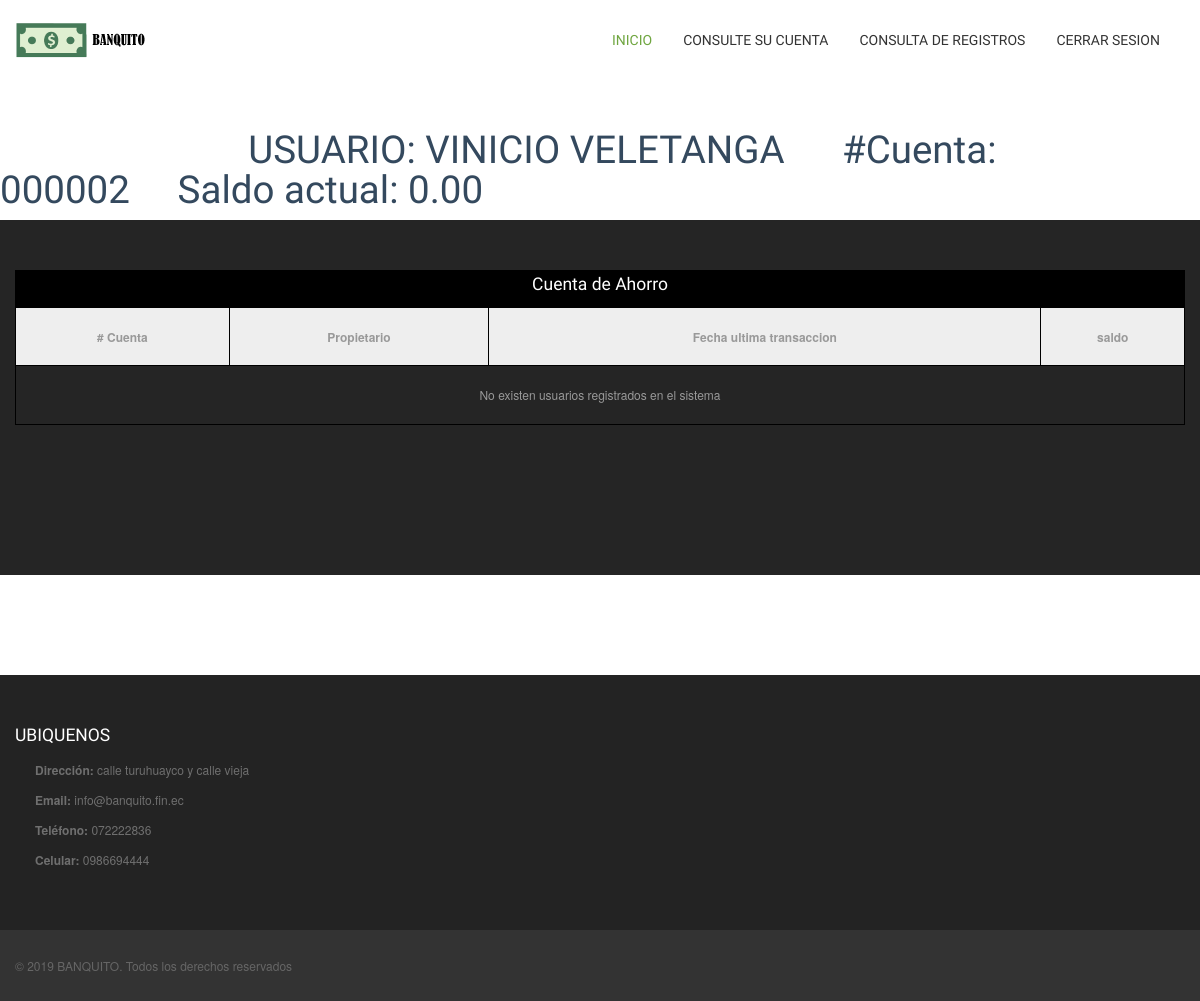
The app's page /admin/vista/user/index.php (signed in) with its own data.
### tables this page shows
CREATE TABLE `bv_persona` (
  `per_id` int(11) NOT NULL,
  `per_cedula` varchar(10) NOT NULL,
  `per_nombre` varchar(200) NOT NULL,
  `per_apellido` varchar(200) NOT NULL,
  `per_direccion` varchar(200) NOT NULL,
  `per_telefono` varchar(10) NOT NULL,
  `per_fecha_nac` date NOT NULL,
  `per_correo` varchar(100) NOT NULL,
  `per_estado_civil` varchar(100) NOT NULL,
  `per_sexo` varchar(50) NOT NULL,
  `per_rol` varchar(50) NOT NULL,
  `per_password` varchar(100) NOT NULL COMMENT ' 	'
);

CREATE TABLE `bv_cuenta` (
  `cue_ncuenta` int(7) NOT NULL,
  `cue_saldo` double(11,2) NOT NULL,
  `cue_fecha_registro` timestamp NOT NULL DEFAULT current_timestamp() ON UPDATE current_timestamp(),
  `cli_id` int(11) NOT NULL
);

### admin/vista/user/index.php (the view, shortened to what this page needs)
<?php
$codigoui = $_SESSION['cod'];
$usurol = $_SESSION['rol'];
if ($usurol == 'usuario') {
?>
    <!DOCTYPE html>
    <html class="no-js">
    <?php
    include '../../../config/conexionBD.php';
    $sqlu = "SELECT * FROM bv_persona WHERE per_id='$codigoui';";
    $resultu = $conn->query($sqlu);
    $row = $resultu->fetch_assoc();
    $nombres = $row["per_nombre"];
    $apellidos = $row["per_apellido"];
    ?>
    <head>
        <link rel="stylesheet" href="../../../css/bootstrap.min.css">
        <link rel="stylesheet" href="../../../css/bootstrap-responsive.min.css">
        <link rel="stylesheet" href="../../../css/font-awesome.min.css">
        <link rel="stylesheet" href="../../../css/main.css">
        <link rel="stylesheet" href="../../../css/sl-slide.css">
        <link rel="stylesheet" href="../../../css/img-efect.css">
        <link rel="stylesheet" href="../../../css/accordion.css">
        <link rel="stylesheet" href="../../../css/social.css">
        <link rel="stylesheet" href="../../../css/social.css">
    </head>
    <body oncontextmenu="return false" style="background-color: #fff">
        <header class="navbar navbar-fixed-top">
            <div class="navbar-inner">
                <div class="container">
                    <a id="logo" class="pull-left" href="index.html"></a>
                    <div class="nav-collapse collapse pull-right">
                        <ul class="nav">
                        <li class="active"><a href="index.php">Inicio</a></li>
                        <li><a href="estadocuenta.php">Consulte su Cuenta</a></li>
                        <li><a href="registrosaccesos.php">Consulta de registros</a></li>
                        <li><a href="../../../config/cerrarSesion.php">Cerrar Sesion</a></li>
                        </ul>
                    </div>
                </div>
            </div>
        </header>
        <br>
        <br>
        <?php
    include '../../../config/conexionBD.php';
    $sql0 = "SELECT * FROM bv_cliente WHERE cli_persona='$codigoui';";
    $result1 = $conn->query($sql0);
    $row = $result1->fetch_assoc();
    $id = $row["cli_id"];
    $sql6 = "SELECT * FROM bv_cuenta WHERE cli_id='$id';";
    $result2 = $conn->query($sql6);
    $row = $result2->fetch_assoc();
    $cuenta = str_pad($row["cue_ncuenta"], 6, 0, STR_PAD_LEFT);
    $saldo = $row["cue_saldo"];
    echo "<h1> &nbsp;&nbsp;&nbsp;&nbsp;&nbsp;&nbsp;&nbsp;&nbsp;&nbsp;&nbsp;&nbsp;&nbsp;&nbsp;&nbsp;&nbsp;&nbsp;&nbsp;&nbsp;&nbsp;&nbsp;&nbsp;&nbsp;&nbsp;&nbsp;&nbsp;&nbsp;USUARIO: ".$nombres."  ".$apellidos."&nbsp;&nbsp;&nbsp;&nbsp;&nbsp;&nbsp;#Cuenta: ".$cuenta."&nbsp;&nbsp;&nbsp;&nbsp;&nbsp;Saldo actual: ".$saldo." </h1>";
    ?>
        <section id="services" style="text-align: center">
            <div class="container" style="text-align: justify">
                <div class="center gap">
                    <table id="tbl">
                        <caption>
                            <h4>Cuenta de Ahorro</h4>
                        </caption>
                        <tr>
                            <th># Cuenta</th>
                            <th>Propietario</th>
                            <th>Fecha ultima transaccion</th>
                            <th>saldo</th>
                        </tr>
                        <?php
                        $sql = "SELECT * FROM bv_transferencia where cue_ncuenta=$cuenta;";
                        $result = $conn->query($sql);
                        if ($result->num_rows > 0) {
                            while ($row = $result->fetch_assoc()) {
                                $f_tran = $row["tra_fecha"];
                                $m_tran = $row["tra_monto"];
                                echo "<tr>";
                                echo " <td>" . $cuenta . "</td>";
                                echo " <td>" . $nombres . " " . $apellidos. "</td>";
                                echo " <td>" . $f_tran. "</td>";
                                echo " <td>" . $m_tran. "</td>";
                                echo "</tr>";
                            }
                        }
                        else {
                            echo "<tr>";
                            echo " <td colspan='7'> No existen usuarios registrados en el sistema </td>";
                            echo "</tr>";
                        }
                        ?>
                    </table>
                </div>
            </div>
        </section>
        <br>
        <br>
        <br>
        <br>
        <br>
        <section id="bottom" class="main">
            <div class="container">
                <div class="row-fluid">
                    <div class="span7">
                        <h4>UBIQUENOS</h4>
                        <ul class="unstyled address">
                            <li>
                                <i class="icon-home"></i><strong>Dirección:</strong> calle turuhuayco y calle vieja<br>
                            </li>
                            <li>
                                <i class="icon-envelope"></i>
                                <strong>Email: </strong> info@banquito.fin.ec
                            </li>
                            <li>
                                <i class="icon-phone"></i>
                                <strong>Teléfono:</strong> 072222836
                            </li>
                            <li>
                                <i class="icon-phone"></i>
                                <strong>Celular:</strong> 0986694444
                            </li>
                        </ul>
                    </div>
                </div>
            </div>
        </section>
        <footer id="footer">
            <div class="container">
                <div class="row-fluid">
                    <div class="span5 cp">
                        &copy; 2019 <a target="_blank" href="#" title="Free Twitter Bootstrap WordPress Themes and HTML templates">BANQUITO</a>. Todos los derechos reservados
                    </div>
                </div>
            </div>
        </footer>
    </body>
    </html>
<?php
} else {
    header("Location: /examen/public/vista/login.html");
}
?>

### css/main.css (style rules this page uses)
body { padding-top: 80px; font-size: 12px; color: #34495e; background: #f5f5f5 }
body h1, body h2, body h3, body h4, body .created { font-family: "Fjalla One"; font-weight: normal }
body h3, body h4 { margin-top: 0 }
a { color: #70a641; -webkit-transition: 300ms; -moz-transition: 300ms; -o-transition: 300ms; transition: 300ms }
body>section { padding: 50px 0 }
.center { text-align: center }
header.navbar .navbar-inner { background: #fff!important; border: 0; -webkit-box-shadow: none; -moz-box-shadow: none; box-shadow: none }
header #logo { width: 220px; height: 80px; background: url(../images/logo.png) no-repeat 0 50% }
header.navbar { margin-bottom: 0 }
header.navbar .nav { margin-top: 20px }
header.navbar .nav>li { margin-left: 1px }
header.navbar .nav>li>a { padding-top: 10px; padding-bottom: 10px; color: #333; font-family: "Fjalla One"; font-size: 14px; text-transform: uppercase; text-shadow: none }
header.navbar .nav>li.active>a, header.navbar .nav>li.active>a:hover { background: transparent; color: #70a641; -webkit-box-shadow: none; -moz-box-shadow: none; box-shadow: none }
.navbar .nav>.active>a, .navbar .nav>.active>a:hover, .navbar .nav>.active>a:focus { -webkit-box-shadow: none; -moz-box-shadow: none; box-shadow: none }
.gap { margin-bottom: 50px }
#services { background: #252525; color: #999 }
#services h1, #services h2, #services h3, #services h4, #services h5, #services h6 { color: #fff }
#bottom { background: #232323; color: #6f6f6f }
#bottom h4 { margin-top: 0; margin-bottom: 15px }
#bottom h1, #bottom h2, #bottom h3, #bottom h4, #bottom h5, #bottom h6 { color: #fff }
#bottom ul.address>li { position: relative; padding-left: 20px; margin-top: 10px }
#bottom ul.address>li:first-child { margin-top: 0 }
#bottom ul.address>li>i { position: absolute; top: 3px; left: 0 }
#footer { background: #333; padding-top: 15px; padding-bottom: 15px; color: #666 }
#footer a { color: #666 }
#footer .cp { margin-top: 11px }

### css/sl-slide.css (style rules this page uses)
body { margin: 0; }

### admin/vista/user/index.php (style rules this page uses)
table { width: 100%; border: 1px solid #000; }
th, td { height: 50px; text-align: center; border: 1px solid #000; border-collapse: collapse; padding: 0.3em; caption-side: bottom; }
caption { padding: 0.3em; color: #fff; background: #000; }
th { background: #eee; }

### records on screen
bv_persona: per_nombre "VINICIO", per_apellido "VELETANGA"
bv_cuenta: cue_ncuenta "000002", cue_saldo "0.00"
